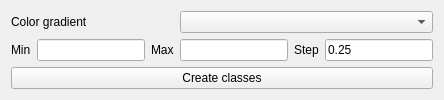
                  <widget class="QWidget" name="page_5">
                   <layout class="QGridLayout" name="gridLayout_3">
                    <item row="1" column="0">
                     <widget class="QLabel" name="label_4">
                      <property name="text">
                       <string>Min</string>
                      </property>
                     </widget>
                    </item>
                    <item row="1" column="1">
                     <widget class="QLineEdit" name="lineEdit_levelmin">
                      <property name="sizePolicy">
                       <sizepolicy hsizetype="Preferred" vsizetype="Fixed">
                        <horstretch>0</horstretch>
                        <verstretch>0</verstretch>
                       </sizepolicy>
                      </property>
                     </widget>
                    </item>
                    <item row="1" column="2">
                     <widget class="QLabel" name="label_9">
                      <property name="text">
                       <string>Max</string>
                      </property>
                     </widget>
                    </item>
                    <item row="1" column="3">
                     <widget class="QLineEdit" name="lineEdit_levelmax">
                      <property name="sizePolicy">
                       <sizepolicy hsizetype="Preferred" vsizetype="Fixed">
                        <horstretch>0</horstretch>
                        <verstretch>0</verstretch>
                       </sizepolicy>
                      </property>
                     </widget>
                    </item>
                    <item row="1" column="4">
                     <widget class="QLabel" name="label_6">
                      <property name="text">
                       <string>Step</string>
                      </property>
                     </widget>
                    </item>
                    <item row="1" column="5">
                     <widget class="QLineEdit" name="lineEdit_levelstep">
                      <property name="sizePolicy">
                       <sizepolicy hsizetype="Preferred" vsizetype="Fixed">
                        <horstretch>0</horstretch>
                        <verstretch>0</verstretch>
                       </sizepolicy>
                      </property>
                      <property name="text">
                       <string>0.25</string>
                      </property>
                     </widget>
                    </item>
                    <item row="2" column="0" colspan="6">
                     <widget class="QPushButton" name="pushButton_createsteplevel">
                      <property name="sizePolicy">
                       <sizepolicy hsizetype="Preferred" vsizetype="Fixed">
                        <horstretch>0</horstretch>
                        <verstretch>0</verstretch>
                       </sizepolicy>
                      </property>
                      <property name="text">
                       <string>Create classes</string>
                      </property>
                     </widget>
                    </item>
                    <item row="0" column="3" colspan="3">
                     <widget class="QComboBox" name="comboBox_clrgame2"/>
                    </item>
                    <item row="0" column="0" colspan="3">
                     <widget class="QLabel" name="label_17">
                      <property name="text">
                       <string>Color gradient</string>
                      </property>
                     </widget>
                    </item>
                   </layout>
                  </widget>
